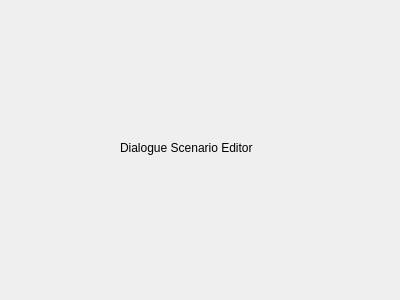
<?xml version="1.0" encoding="UTF-8"?>
<ui version="4.0">
 <class>ADSFEditor</class>
 <widget class="QWidget" name="ADSFEditor">
  <property name="geometry">
   <rect>
    <x>0</x>
    <y>0</y>
    <width>400</width>
    <height>300</height>
   </rect>
  </property>
  <property name="windowTitle">
   <string>ADSFEditor</string>
  </property>
  <widget class="QLabel" name="label">
   <property name="geometry">
    <rect>
     <x>120</x>
     <y>140</y>
     <width>241</width>
     <height>16</height>
    </rect>
   </property>
   <property name="text">
    <string>Dialogue Scenario Editor</string>
   </property>
  </widget>
 </widget>
 <layoutdefault spacing="6" margin="11"/>
 <resources/>
 <connections/>
</ui>
